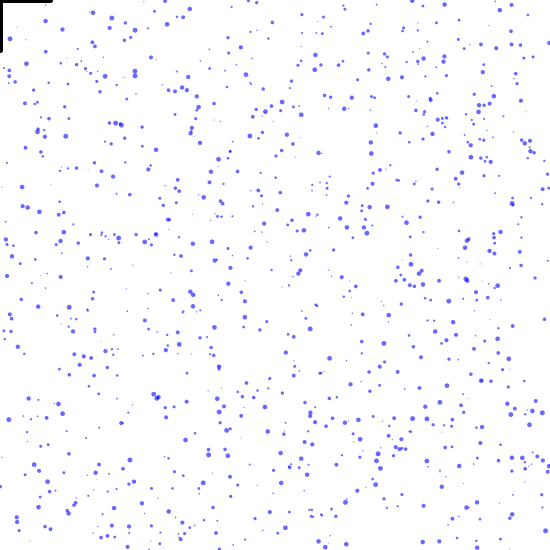
Frame 1 (no input)
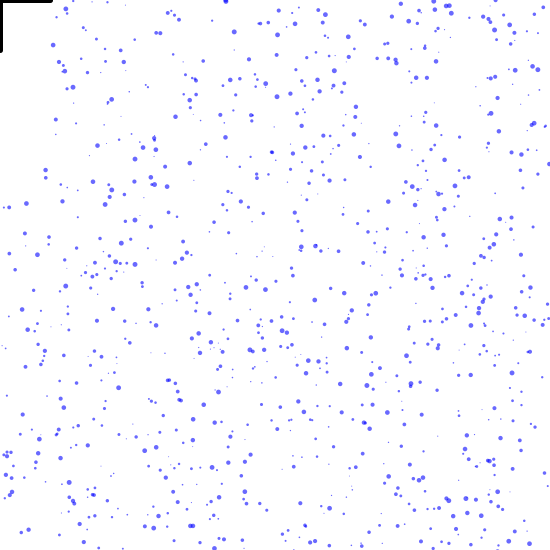
Frame 60 (the mouse pressed at the canvas centre just before this capture)
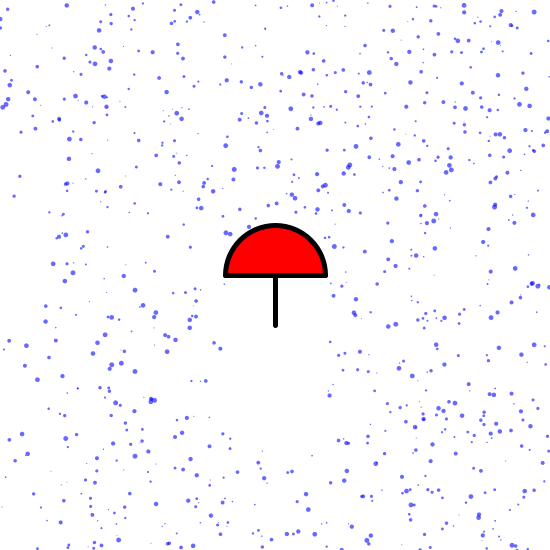
Frame 120 (the mouse held since frame 60 and released just before this capture)

The Processing sketch that drew these frames (run headless with seeded random() and noise(); from frame 60 on, the mouse is pressed at the canvas centre):

// Processing sketch: msr_day3_raindrop
// ── msr_day3_raindrop.pde

ArrayList<Raindrop> drops;

void setup() {
  size(550, 550);
  background(255);

  drops = new ArrayList<Raindrop>();

  // this is where you create the raindrops
  for (int i = 0; i < 1000; i++) {
    Raindrop r = new Raindrop(1,5);
    drops.add(r);
  }
}

void draw() {
  background(255);
  
  // This is where you draw and update the rain
  for (Raindrop myDrop : drops){
    myDrop.display();
    myDrop.update();
  }
  
  stroke(0);
  strokeWeight(5);
  fill(255,0,0);
  arc(mouseX,mouseY,100,100,radians(180),radians(360));
  line(mouseX,mouseY,mouseX,mouseY + 50);
  line(mouseX - 50, mouseY, mouseX + 50, mouseY);
  
}
// ── Raindrop.pde
// This is a blueprint of a Raindrop
class Raindrop {
  // These are called instance variables
  float yPos, xPos, changeRate, rainSize;

  boolean hide = false;

  // This is called the constructor function (method)
  Raindrop(int _smallSize, int _largeSize) {
    yPos = random(0, height);
    xPos = random(0, width);
    changeRate = random(2, 4);
    rainSize = random(_smallSize, _largeSize);
  }

  // This method draws the raindrop
  void display() {
    if (hide == false) {
      noStroke();
      fill(0, 0, 255, 150);
      pushMatrix();
      translate(xPos,yPos);
      ellipse(0, 0, rainSize, rainSize);
      popMatrix();
    }
  }

  // This method updates the raindrop's position
  void update() {
    yPos += changeRate;
    if (yPos > height + rainSize/2) {
      yPos = -rainSize/2;
      xPos = random(0, width);
      hide = false;
    }

    if (mag(abs(mouseX - xPos), abs(mouseY - yPos)) < 50) {
      hide = true;
    }
  }
}
